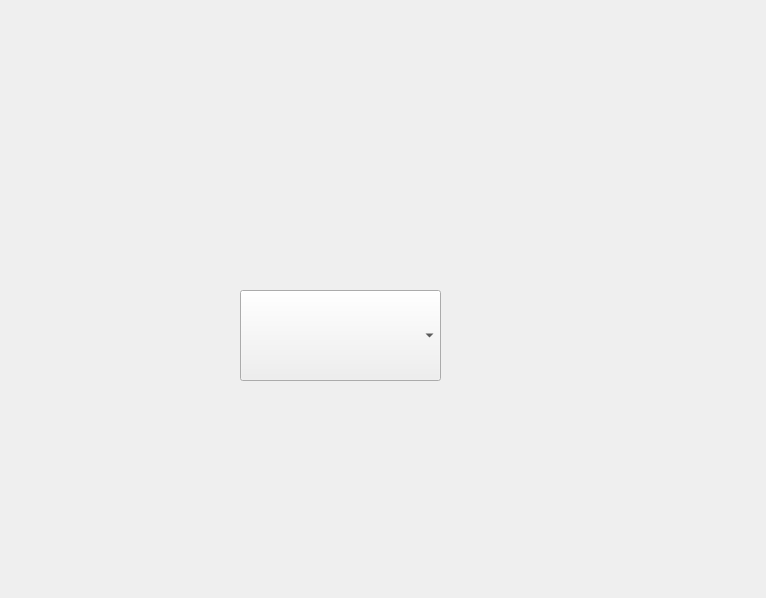
<?xml version="1.0" encoding="UTF-8"?>
<ui version="4.0">
 <class>Widget</class>
 <widget class="QWidget" name="Widget">
  <property name="geometry">
   <rect>
    <x>0</x>
    <y>0</y>
    <width>766</width>
    <height>598</height>
   </rect>
  </property>
  <property name="windowTitle">
   <string>Widget</string>
  </property>
  <widget class="QComboBox" name="comboBox">
   <property name="geometry">
    <rect>
     <x>240</x>
     <y>290</y>
     <width>201</width>
     <height>91</height>
    </rect>
   </property>
  </widget>
 </widget>
 <layoutdefault spacing="6" margin="11"/>
 <resources/>
 <connections/>
</ui>
